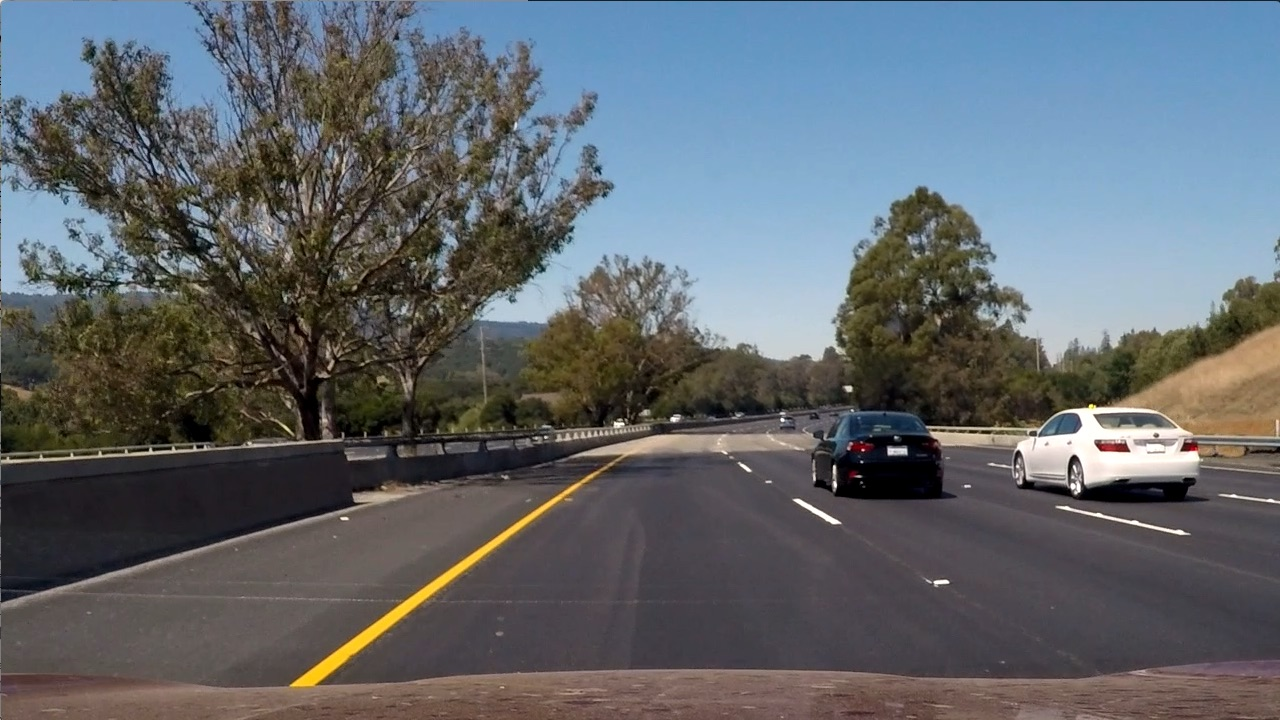
#> input picture test_images/test1.jpg, 1280 x 720 px
$ python -i Advanced_lane_dectection.py   (imports and definitions only)   (older library calls are emulated)
#> lines starting #> are read from the running program, lines starting #| are printed output that depends on the picture
import numpy as np
import cv2
import matplotlib.pyplot as plt
import matplotlib.image as mpimg
import glob
from moviepy.editor import VideoFileClip
import time

DEBUG=1;
left_fit = None
right_fit = None
current_l_fit=np.array([0,0,0]);
current_r_fit=np.array([0,0,0]);
itr=0
mtx=None
dist=None
flag=0
sanity_check=False
src=np.float32([[580,450],[250,700],[1150,700],[720,450]])
dst=np.float32([[250,0],[250,700],[1150,700],[1150,0]])
M=cv2.getPerspectiveTransform(src,dst)
Minv=cv2.getPerspectiveTransform(dst,src)
# Class to receive the characteristics of each line detection
class Line():
    def __init__(self):
        # was the line detected in the last iteration?
        self.detected = False
        # x values of the last n fits of the line
        self.recent_xfitted = []
        self.recent_fitted = []
        #average x values of the fitted line over the last n iterations
        self.bestx = []
        #polynomial coefficients averaged over the last n iterations
        self.best_fit = []
        #polynomial coefficients for the most recent fit
        self.current_fit = [np.array([False])]
        #radius of curvature of the line in some units
        self.radius_of_curvature = None
        #distance in meters of vehicle center from the line
        self.line_base_pos = None
        #difference in fit coefficients between last and new fits
        self.diffs = np.array([0,0,0], dtype='float')
        #x values for detected line pixels
        self.allx = None
        #y values for detected line pixels
        self.ally = None
    # [4 lines left out: function printall, not called in this run]

def calibrate():
    # prepare object points
    nx = 9#TODO: enter the number of inside corners in x
    ny = 6#TODO: enter the number of inside corners in y

    # Make a list of calibration images
    images = glob.glob('.\camera_cal\calibration*.jpg')

    # Array to store object points and image points from all calibration images
    objpoints = [] # 3D points in real world space
    imgpoints = [] # 2D points in image plane

    # Prepare object points
    objp = np.zeros((ny*nx,3),np.float32)
    objp[:,:2]=np.mgrid[0:nx,0:ny].T.reshape(-1,2) # (x,y) coordinates

    for fname in images:

        if(fname=='.\camera_cal\calibration1.jpg'):
            continue
        # Read in a calibration image
        img = cv2.imread(fname)

        # Convert to grayscale
        gray = cv2.cvtColor(img, cv2.COLOR_BGR2GRAY)

        # Find the chessboard corners
        ret, corners = cv2.findChessboardCorners(gray, (nx, ny), None)

        # If found, draw corners, add object and image points
        if (ret == True and np.prod(corners.shape) == 108):

            imgpoints.append(corners)
            objpoints.append(objp)

            # Draw and display the corners
            cv2.drawChessboardCorners(img, (nx, ny), corners, ret)

    return [objpoints, imgpoints]

# [18 lines left out: function undistort, not called in this run]


def Threshold(und_img):
    global ax

    # Convert to HLS color space and separate the S channel
    # Note: img is the undistorted image
    hls = cv2.cvtColor(und_img, cv2.COLOR_RGB2HLS)
#> hls: shape (720, 1280, 3); mean of channels 0, 1, 2 76.7, 102.2, 57.5
    s_channel = hls[:,:,2]
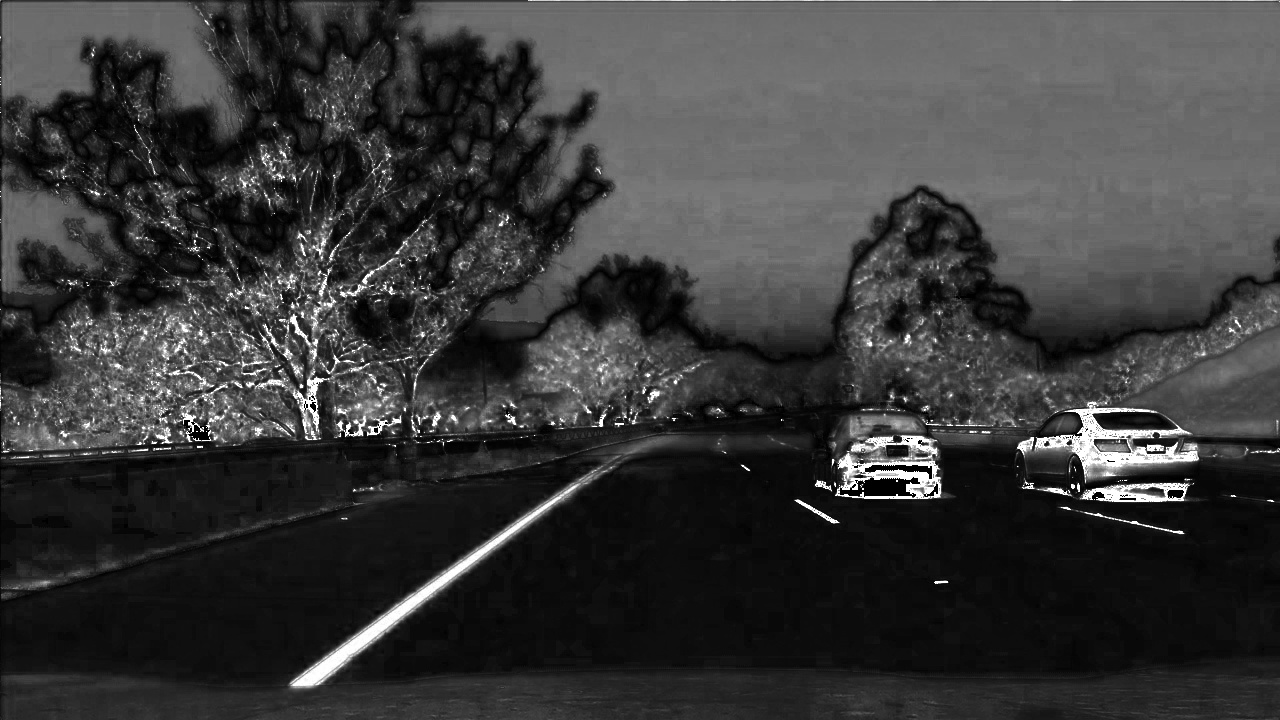
#> s_channel: shape (720, 1280); min 0, max 255, mean 57.5
    h_channel = hls[:,:,0]
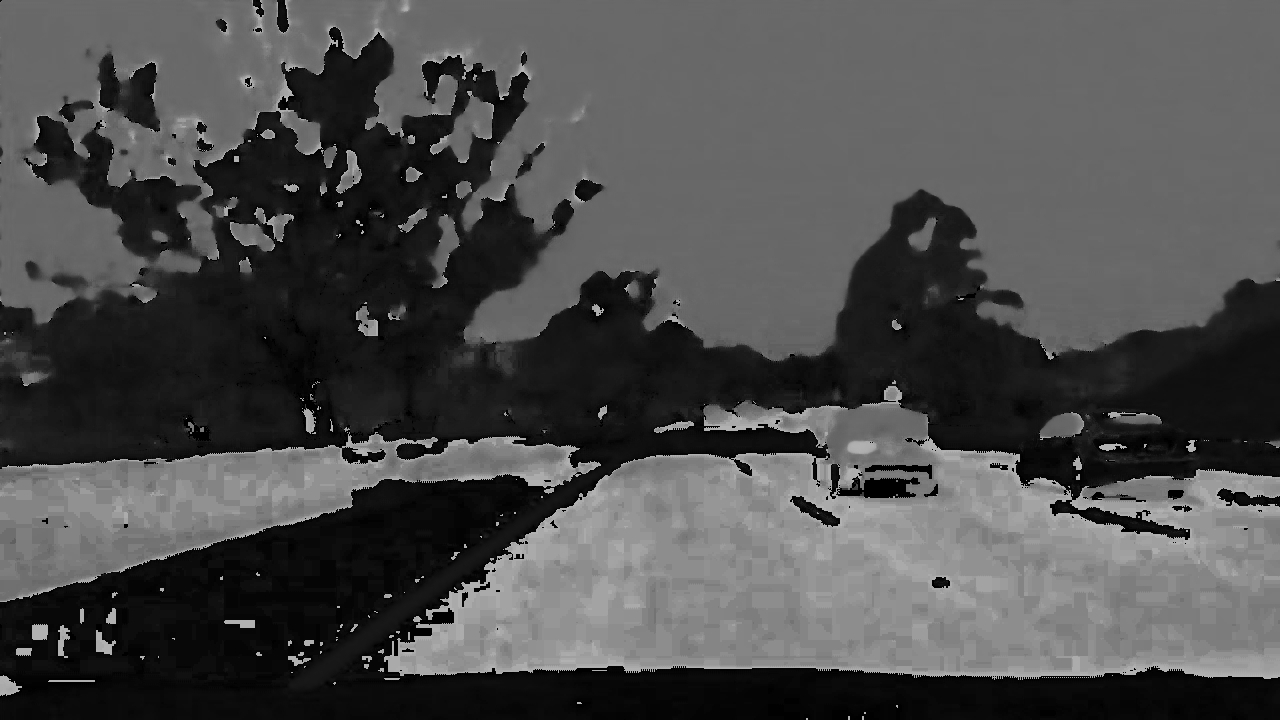
#> h_channel: shape (720, 1280); min 0, max 180, mean 76.7
    r_channel = und_img[:,:,0]

    # Grayscale image
    gray = cv2.cvtColor(und_img, cv2.COLOR_RGB2GRAY)

    # Sobel x
    sobelx = cv2.Sobel(gray, cv2.CV_64F, 1, 0) # Take the derivative in x
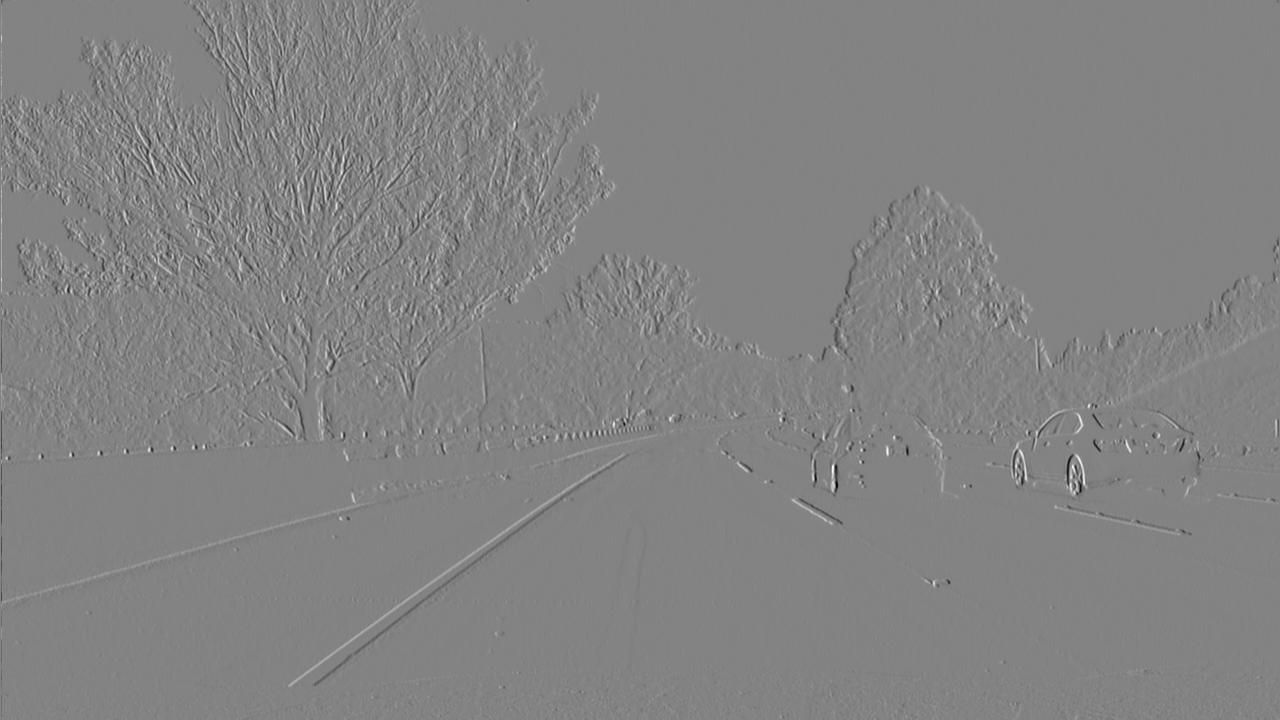
#> sobelx: shape (720, 1280) float64; min -859, max 812, mean 0.1; drawn with min black and max white
    abs_sobelx = np.absolute(sobelx) # Absolute x derivative to accentuate lines away from horizontal
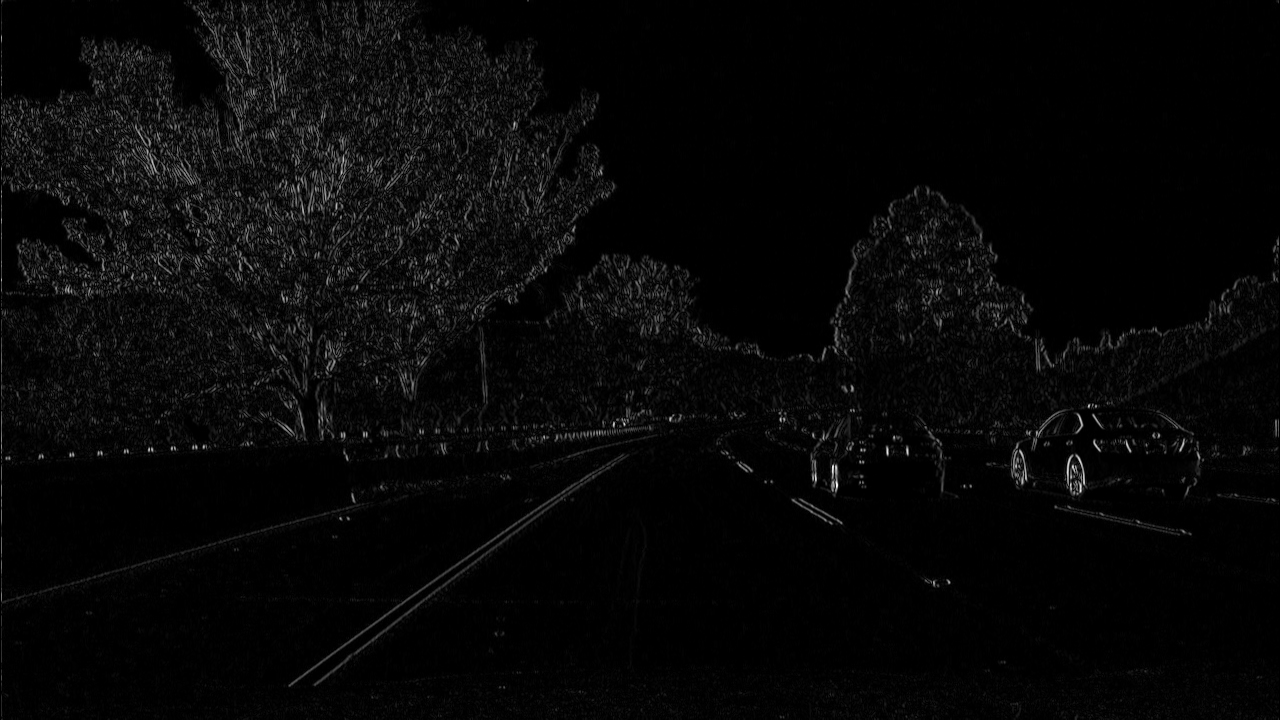
#> abs_sobelx: shape (720, 1280) float64; min 0, max 859, mean 26.8; drawn with min black and max white
    scaled_sobel = np.uint8(255*abs_sobelx/np.max(abs_sobelx))

    # Threshold x gradient
    thresh_min = 60
    thresh_max = 100
    sxbinary = np.zeros_like(scaled_sobel)
    sxbinary[(scaled_sobel >= thresh_min) & (scaled_sobel <= thresh_max)] = 1

    # R channel
    r_thresh_min = 170
    r_thresh_max = 255
    r_binary = np.zeros_like(r_channel)
    r_binary[(r_channel >= r_thresh_min) & (r_channel <= r_thresh_max)] = 1

    # H channel
    h_thresh_min = 10
    h_thresh_max = 100
    h_binary = np.zeros_like(h_channel)
    h_binary[(h_channel >= h_thresh_min) & (h_channel <= h_thresh_max)] = 1


    # Threshold color channel
    s_thresh_min = 150
    s_thresh_max = 255
    s_binary = np.zeros_like(s_channel)
    s_binary[(s_channel >= s_thresh_min) & (s_channel <= s_thresh_max)] = 1

    r_nonzero = r_binary.nonzero()
    #print(len(r_nonzero[0]))
    h_nonzero = h_binary.nonzero()
    #print(len(h_nonzero[0]))
    s_nonzero = s_binary.nonzero()
    #print(len(s_nonzero[0]))
    sx_nonzero = sxbinary.nonzero()
    #print(len(sx_nonzero[0]))
    # Combine all binary thresholds
    combined_binary = np.zeros_like(sxbinary)
    #combined_binary[((r_binary ==1))| (sxbinary == 1)] = 1
    combined_binary[((s_binary == 1) & (r_binary ==1) & (h_binary ==1)) | (sxbinary == 1)] = 1
    if(DEBUG):

        # Plotting thresholded images
#> (the run stopped early here; a loop or call above may not have finished)
